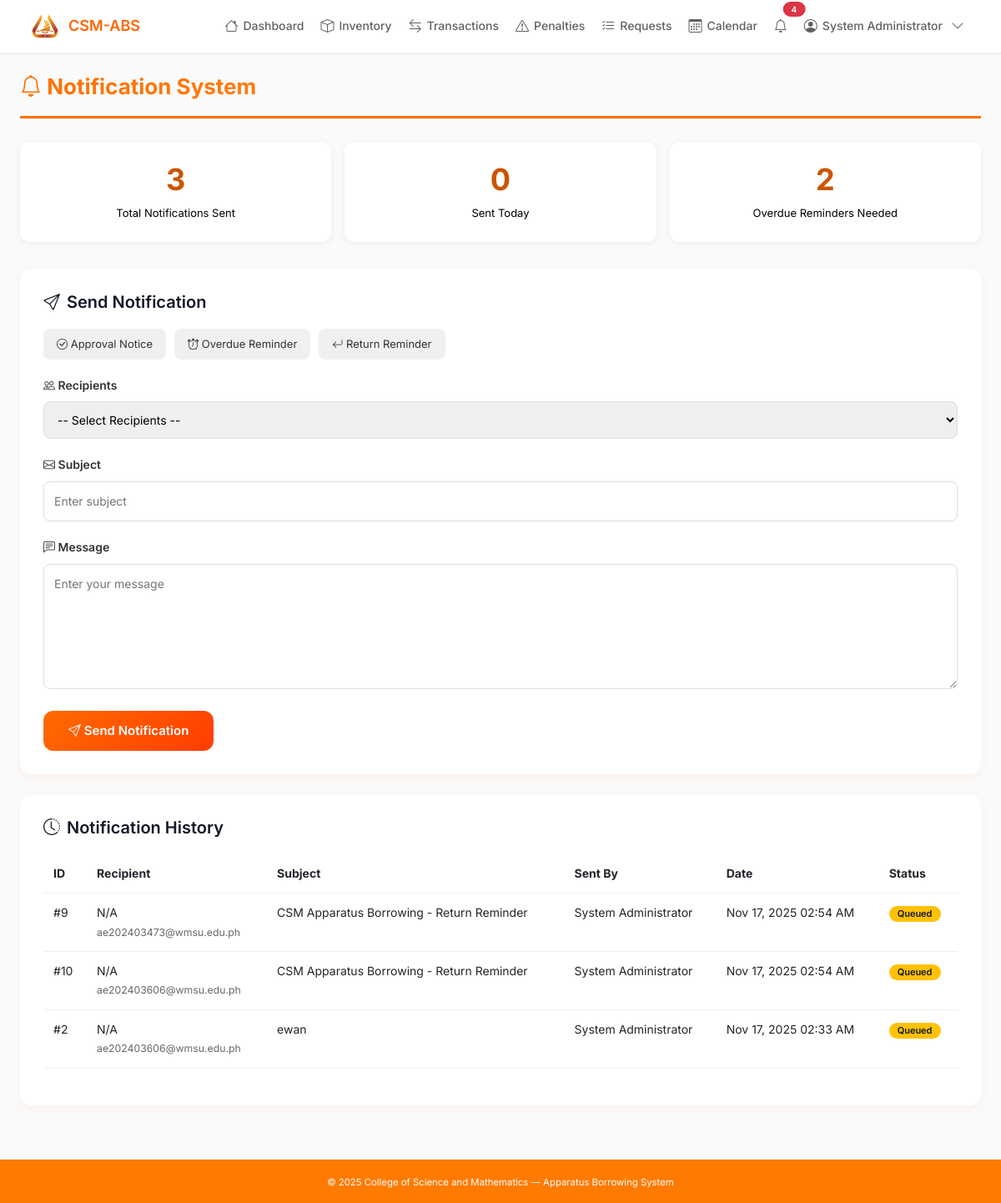
Screenshot of /notifications.php (signed in) with the database file from the repository.
### tables this page shows
CREATE TABLE `notifications` (
  `id` int(11) NOT NULL,
  `recipient_email` varchar(255) NOT NULL,
  `recipient_name` varchar(255) DEFAULT NULL,
  `subject` varchar(500) NOT NULL,
  `message` text NOT NULL,
  `status` enum('queued','sent','failed') DEFAULT 'queued',
  `sent_by` int(11) DEFAULT NULL,
  `created_at` timestamp NOT NULL DEFAULT current_timestamp()
);

CREATE TABLE `users` (
  `user_id` int(11) NOT NULL,
  `first_name` varchar(50) NOT NULL,
  `last_name` varchar(50) NOT NULL,
  `middle_initial` char(1) DEFAULT NULL,
  `username` varchar(50) NOT NULL,
  `password` varchar(255) NOT NULL,
  `role` enum('admin','faculty','student','assistant') NOT NULL,
  `full_name` varchar(100) DEFAULT NULL,
  `email` varchar(100) DEFAULT NULL
);

### notifications.php (the view, shortened to what this page needs)
<?php
require_once __DIR__ . '/includes/header.php';
$history = mysqli_query($conn, "
    SELECT n.*, u.full_name as sender_name
    FROM notifications n
    LEFT JOIN users u ON n.sent_by = u.user_id
    ORDER BY n.created_at DESC
    LIMIT 50
");
$total_sent = mysqli_num_rows(mysqli_query($conn, "SELECT * FROM notifications"));
$sent_today = mysqli_num_rows(mysqli_query($conn, "SELECT * FROM notifications WHERE DATE(created_at) = CURDATE()"));
$overdue_count = mysqli_num_rows(mysqli_query($conn, "
    SELECT * FROM borrow_requests
    WHERE status IN ('approved', 'released') AND date_needed < CURDATE()
"));
?>
<div class="page-header">
    <h2><i class="bi bi-bell"></i> Notification System</h2>
</div>
<div class="stat-cards">
    <div class="stat-card">
        <h3><?= $total_sent ?></h3>
        <p>Total Notifications Sent</p>
    </div>
    <div class="stat-card">
        <h3><?= $sent_today ?></h3>
        <p>Sent Today</p>
    </div>
    <div class="stat-card">
        <h3><?= $overdue_count ?></h3>
        <p>Overdue Reminders Needed</p>
    </div>
</div>
<div class="notification-card">
    <h3><i class="bi bi-send"></i> Send Notification</h3>
    <div class="template-buttons">
        <button class="btn-template" onclick="loadTemplate('approval')">
            <i class="bi bi-check-circle"></i> Approval Notice
        </button>
        <button class="btn-template" onclick="loadTemplate('overdue')">
            <i class="bi bi-alarm"></i> Overdue Reminder
        </button>
        <button class="btn-template" onclick="loadTemplate('return')">
            <i class="bi bi-arrow-return-left"></i> Return Reminder
        </button>
    </div>
    <form method="POST">
        <div class="form-group">
            <label><i class="bi bi-people"></i> Recipients</label>
            <select name="recipient_type" required>
                <option value="">-- Select Recipients --</option>
            </select>
        </div>
        <div class="form-group">
            <label><i class="bi bi-envelope"></i> Subject</label>
            <input type="text" name="subject" id="subject" required placeholder="Enter subject">
        </div>
        <div class="form-group">
            <label><i class="bi bi-chat-left-text"></i> Message</label>
            <textarea name="message" id="message" required placeholder="Enter your message"></textarea>
        </div>
        <button type="submit" name="send_notification" class="btn-send">
            <i class="bi bi-send"></i> Send Notification
        </button>
    </form>
</div>
<div class="notification-card">
    <h3><i class="bi bi-clock-history"></i> Notification History</h3>
    <div class="table-responsive">
        <table class="table">
            <thead>
                <tr>
                    <th>ID</th>
                    <th>Recipient</th>
                    <th>Subject</th>
                    <th>Sent By</th>
                    <th>Date</th>
                    <th>Status</th>
                </tr>
            </thead>
            <tbody>
                <?php if (mysqli_num_rows($history) > 0): ?>
                    <?php while ($row = mysqli_fetch_assoc($history)): ?>
                    <tr>
                        <td>#<?= $row['id'] ?></td>
                        <td>
                            <?= htmlspecialchars($row['recipient_name'] ?: 'N/A') ?><br>
                            <small style="color: #666;"><?= htmlspecialchars($row['recipient_email']) ?></small>
                        </td>
                        <td><?= htmlspecialchars($row['subject']) ?></td>
                        <td><?= htmlspecialchars($row['sender_name'] ?: 'System') ?></td>
                        <td><?= date('M d, Y h:i A', strtotime($row['created_at'])) ?></td>
                        <td>
                            <?php
                            $status = $row['status'] ?? 'queued';
                            $badge_class = match($status) {
                                'sent' => 'badge-sent',
                                'failed' => 'badge-failed',
                                default => 'badge-queued'
                            };
                            ?>
                            <span class="badge <?= $badge_class ?>"><?= ucfirst($status) ?></span>
                        </td>
                    </tr>
                    <?php endwhile; ?>
                <?php else: ?>
                    <tr><td colspan="6" class="text-center">No notifications sent yet.</td></tr>
                <?php endif; ?>
            </tbody>
        </table>
    </div>
</div>
<?php require_once __DIR__ . '/includes/footer.php'; ?>

### includes/header.php (style rules this page uses)
:root { --primary: #FF6600; --primary-dark: #E65100; --primary-light: #FFE0CC; --gray-50: #FAFAFA; --gray-100: #F5F5F5; --gray-200: #EEEEEE; --gray-300: #E0E0E0; --gray-700: #616161; --gray-900: #212121; --radius: 8px; --shadow-sm: 0 1px 3px rgba(0,0,0,0.05); --shadow-md: 0 2px 6px rgba(0,0,0,0.08); }
* { margin: 0; padding: 0; box-sizing: border-box; }
body { font-family: 'Inter', -apple-system, BlinkMacSystemFont, 'Segoe UI', sans-serif; font-size: 14px; color: var(--gray-900); background: var(--gray-50); line-height: 1.6; }

### notifications.php (style rules this page uses)
* { box-sizing: border-box; margin: 0; padding: 0; }
.page-header { margin-bottom: 28px; padding-bottom: 20px; border-bottom: 3px solid #FF6F00; }
.page-header h2 { background: linear-gradient(135deg, #FF6F00, #FFA040); -webkit-background-clip: text; -webkit-text-fill-color: transparent; font-size: 26px; margin: 0; font-weight: 700; }
.stat-cards { display: grid; grid-template-columns: repeat(auto-fit, minmax(200px, 1fr)); gap: 16px; margin-bottom: 32px; }
.stat-card { background: #fff; padding: 24px; border-radius: 12px; box-shadow: 0 2px 8px rgba(0,0,0,0.06); text-align: center; }
.stat-card h3 { font-size: 36px; font-weight: 700; color: #cc5500; margin: 0 0 8px 0; }
.stat-card p { font-size: 13px; color: #000; margin: 0; }
.notification-card { background: #fff; padding: 28px; border-radius: 14px; box-shadow: 0 3px 12px rgba(255,111,0,0.08); margin-bottom: 24px; }
.notification-card h3 { font-size: 20px; font-weight: 600; color: #111827; margin-bottom: 20px; display: flex; align-items: center; gap: 8px; }
.form-group { margin-bottom: 20px; }
.form-group label { display: block; margin-bottom: 8px; font-weight: 600; color: #333; }
.form-group select, .form-group input, .form-group textarea { width: 100%; padding: 12px; border: 1px solid #ddd; border-radius: 8px; font-size: 14px; }
.form-group textarea { min-height: 150px; resize: vertical; }
.btn-send { background: linear-gradient(135deg, #FF6B00, #FF3D00); color: white; padding: 12px 30px; border-radius: 12px; border: none; font-weight: 600; cursor: pointer; font-size: 15px; }
.table { width: 100%; border-collapse: collapse; }
.table thead { background: #f0f0f0; color: #333; }
.table th, .table td { padding: 12px; text-align: left; font-size: 14px; border-bottom: 1px solid #f0f0f0; }
.badge { padding: 4px 10px; border-radius: 12px; font-weight: 600; font-size: 11px; }
.badge-queued { background: #FFC107; color: #111827; }
.template-buttons { display: flex; gap: 10px; margin-bottom: 20px; }
.btn-template { background: #f0f0f0; color: #333; padding: 8px 16px; border-radius: 8px; border: none; cursor: pointer; font-size: 13px; }

### rows the page displays
notifications: id "9", recipient_name "N/A", recipient_email "ae202403473@wmsu.edu.ph", subject "CSM Apparatus Borrowing - Return Reminder", sent_by.full_name "System Administrator", created_at "Nov 17, 2025 02:54 AM", status "Queued"
notifications: id "10", recipient_name "N/A", recipient_email "ae202403606@wmsu.edu.ph", subject "CSM Apparatus Borrowing - Return Reminder", sent_by.full_name "System Administrator", created_at "Nov 17, 2025 02:54 AM", status "Queued"
notifications: id "2", recipient_name "N/A", recipient_email "ae202403606@wmsu.edu.ph", subject "ewan", sent_by.full_name "System Administrator", created_at "Nov 17, 2025 02:33 AM", status "Queued"

### other values shown
$unread_notifications "4"
$_SESSION['full_name'] "System Administrator"
$total_sent "3"
$sent_today "0"
$overdue_count "2"
